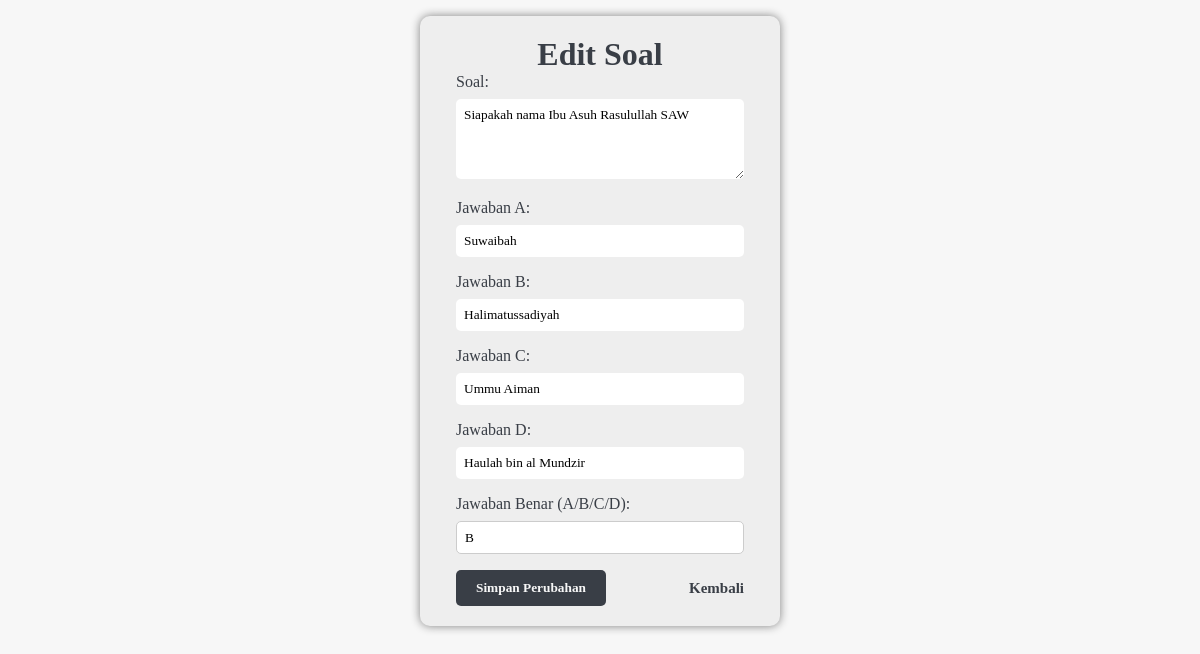
Screenshot of /admin/edit_soal.php?id=5 with the database file from the repository.
### tables this page shows
CREATE TABLE data_soal(
  id INTEGER PRIMARY KEY,
  soal TEXT NOT NULL UNIQUE,  -- Menambahkan constraint UNIQUE pada kolom soal
  jawaban_A TEXT NOT NULL,
  jawaban_B TEXT NOT NULL,
  jawaban_C TEXT NOT NULL,
  jawaban_D TEXT NOT NULL,
  jawaban_benar TEXT NOT NULL
 );

### admin/edit_soal.php (the view, shortened to what this page needs)
<?php
$db = new SQLite3('../quiz.sqlite');
$id = $_GET['id'];
$stmt = $db->prepare('SELECT * FROM data_soal WHERE id = ?');
$stmt->bindValue(1, $id, SQLITE3_INTEGER);
$result = $stmt->execute();
$row = $result->fetchArray();
?>
<!DOCTYPE html>
<html lang="en">
<head>
</head>
<body>
    <div class="container">
        <h1>Edit Soal</h1>
        <div class="form-card">
            <form action="edit_soal.php?id=<?= $id ?>" method="POST">
                <div class="form_group">
                    <label for="soal">Soal:</label>
                    <textarea name="soal" id="soal" rows="4" class="input-btn" required><?= htmlspecialchars($row['soal']) ?></textarea>
                </div>
                <div class="form_group">
                    <label for="jawaban_A">Jawaban A:</label>
                    <input type="text" name="jawaban_A" id="jawaban_A" value="<?= htmlspecialchars($row['jawaban_A']) ?>" class="input-btn" required>
                </div>
                <div class="form_group">
                    <label for="jawaban_B">Jawaban B:</label>
                    <input type="text" name="jawaban_B" id="jawaban_B" value="<?= htmlspecialchars($row['jawaban_B']) ?>" class="input-btn" required>
                </div>
                <div class="form_group">
                    <label for="jawaban_C">Jawaban C:</label>
                    <input type="text" name="jawaban_C" id="jawaban_C" value="<?= htmlspecialchars($row['jawaban_C']) ?>" class="input-btn" required>
                </div>
                <div class="form_group">
                    <label for="jawaban_D">Jawaban D:</label>
                    <input type="text" name="jawaban_D" id="jawaban_D" value="<?= htmlspecialchars($row['jawaban_D']) ?>" class="input-btn" required>
                </div>
                <div class="form_group">
    <label for="jawaban_benar">Jawaban Benar (A/B/C/D):</label>
    <select name="jawaban_benar" id="jawaban_benar" class="input-btn" required>
        <option value="B" <?= ($row['jawaban_benar'] == 'B') ? 'selected' : '' ?>>B</option>
    </select>
</div>
                <div class="card-btn    ">
                    <button type="submit" class="btn_submit">Simpan Perubahan</button>
                    <a href="dashboard_soal.php">Kembali</a>
                </div>
            </form>
        </div>
    </div>
</body>
</html>

### admin/edit_soal.php (style rules this page uses)
* { margin: 0; padding: 0; box-sizing: border-box; font-family: Poppins; }
body { background-color: #F7F7F7; color: #393E46; }
.container { max-width: 30%; margin: auto; margin-top: 1rem; display: flex; background-color: #EEEEEE; justify-content: center; flex-direction: column; align-items: center; border-radius: 10px; box-shadow: 0 0 10px grey; }
.container h1 { margin-top: 20px; }
.input-btn { border-radius: 5px; border: none; outline: none; }
.form-card { width: 80%; }
.form_group { margin-bottom: 1rem; }
.form_group label { display: block; margin-bottom: 0.5rem; }
.form_group input, .form_group textarea { width: 100%; padding: 0.5rem; }
.btn_submit { padding: 10px 20px; background-color: #393E46; color: #F7F7F7; border: none; cursor: pointer; border-radius: 5px; font-weight: 700; }
.form-card a { text-decoration: none; color: #393E46; font-weight: 700; }
.card-btn { display: flex; justify-content: space-between; align-items: center; margin-bottom: 20px; }
.card-btn a { font-size: 15px; }
.form_group select { width: 100%; padding: 0.5rem; border-radius: 5px; border: 1px solid #ccc; outline: none; appearance: none; -webkit-appearance: none; -moz-appearance: none; background-color: #fff; font-family: inherit; cursor: pointer; }

### rows the page displays
data_soal: soal "Siapakah nama Ibu Asuh Rasulullah SAW", jawaban_A "Suwaibah", jawaban_B "Halimatussadiyah", jawaban_C "Ummu Aiman", jawaban_D "Haulah bin al Mundzir", jawaban_benar "B"
